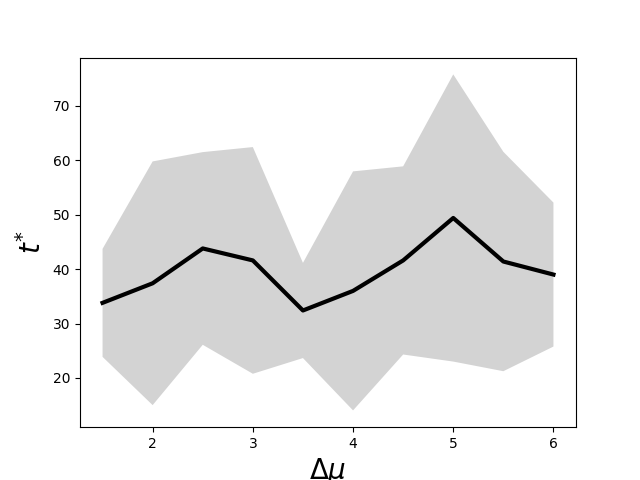

Recreate this plot in Python.
from GMMExperiment import *
import pandas as pd
import matplotlib.pyplot as plt
import numpy as np

from tqdm import tqdm
from joblib import delayed, Parallel
import pickle

if __name__ == '__main__':
    generate = True
    save_file = 'figure7.p'
    n_replicates = 50
    T = 80

    n_agents = 30
    n_components = n_agents
    p_mirror = 0
    rag_size = 5

    sigma = 0.2
    epsilon = 1e-12

    n_neighbors = 29

    d_mu_list = np.linspace(1,6,11)

    parameter_dict = {}
    results_dict = {}
    if generate:
        for d_mu in tqdm(d_mu_list):
            # initialization
            initial_weights = epsilon/n_components*np.ones((n_agents, n_components))
            for i in range(n_agents):
                initial_weights[i][i] = 1-epsilon
            gmm_means = np.array([d_mu*i for i in range(n_agents)])
            gmm_stddev = np.array([sigma for _ in range(n_agents)])

            parameter_list = []

            for _ in range(n_replicates):
                initial_gmm_parameters = (initial_weights, gmm_means, 
                                          gmm_stddev)
                parameter_list.append(initial_gmm_parameters)
                f = lambda x: experiment(T, p_mirror, n_neighbors, rag_size, 
                                         initial_weights, gmm_means, 
                                         gmm_stddev)
                parameter_dict[d_mu] = parameter_list
                results_dict[d_mu] = Parallel(n_jobs=-1)(delayed(f)(x) 
                    for x in parameter_dict[d_mu])
        pickle.dump(results_dict, open(save_file, 'wb'))

    df = pd.read_pickle(save_file)

    def threshold(IDs):
        IDs.reverse()
        for index, num in enumerate(IDs):
            if num != 1:
                return T-index
        return -1

    T_threshold = []
    for d in np.linspace(1,6,11)[1:]:
        t_threshold = []
        for v in range(n_replicates):
            gmm_weights_history = df[d][v]
            IDs = []
            for t in range(T+1):
                ids = []
                for i in range(n_agents):
                    ids.append(np.argmax(gmm_weights_history[t][i]))
                IDs.append(ids)
            IDs = pd.DataFrame(IDs)
            silo_count = []
            for t in range(1,IDs.shape[0]):
                silo_count.append(len(set(IDs.iloc[t])))
            t_threshold.append(threshold(silo_count))

        T_threshold.append(t_threshold)

    result = pd.DataFrame(T_threshold)
    Mean = result.mean(axis=1)
    SE = result.std(axis=1)/np.sqrt(n_replicates)
    Top = Mean + 5*SE
    Bottom = Mean - 5*SE
    result['diff_mu'] = np.linspace(1,6,11)[1:]
    result['Average'] = Mean
    result['Top'] = Top
    result['Bottom'] = Bottom

    plt.plot(np.linspace(1,6,11)[1:], Mean, 'k-', linewidth=3)
    plt.fill_between(np.linspace(1,6,11)[1:], Bottom, Top, facecolor='lightgray')
    plt.xlabel('$\Delta \mu$', fontsize=20)
    plt.ylabel('$t^{*}$', fontsize=20)
    plt.savefig('figure7.png')
    plt.show()



        
